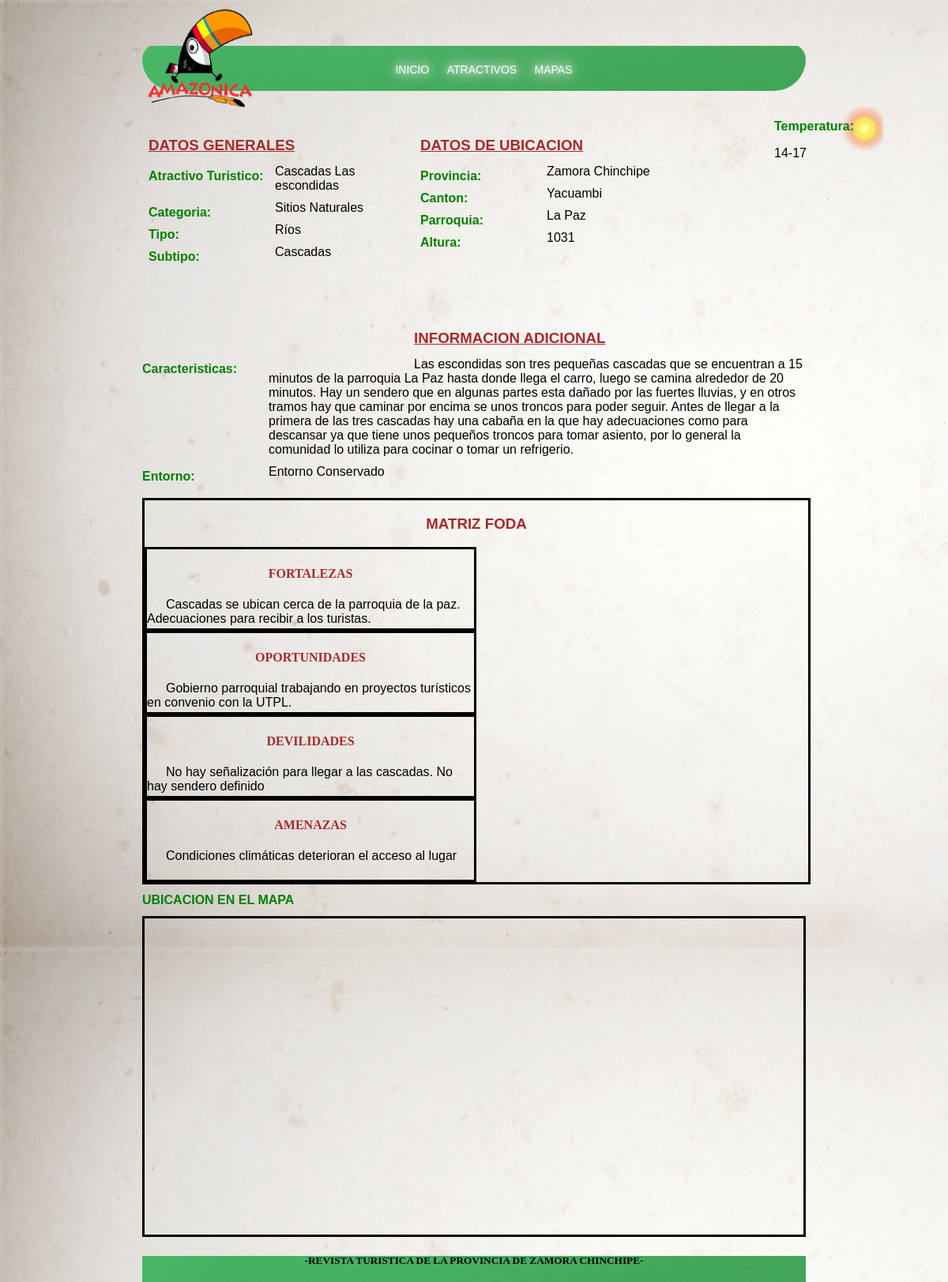
The page /Turismo/includes/detellatractivo.php?id=1 on the database its author committed.
### tables this page shows
CREATE TABLE IF NOT EXISTS `Atractivo_Turistico` (
  `ID_Atractivo_Turistico` int(11) NOT NULL AUTO_INCREMENT,
  `Atractivo_Nombre` varchar(150) NOT NULL,
  `Atractivo_lat` varchar(50) DEFAULT NULL,
  `Atractivo_log` varchar(50) DEFAULT NULL,
  `Atractivo_Altura` int(10) DEFAULT NULL,
  `Atractivo_Temperatura` varchar(10) DEFAULT NULL,
  `Atractivo_Pluviometrica` varchar(100) DEFAULT NULL,
  `Atractivo_Caracteristicas` text,
  `Atractivo_Fortalezas` text,
  `Atractivo_Debilidades` text,
  `Atractivo_Ventajas` text,
  `Atractivo_Amenazas` text,
  `Calle` varchar(200) DEFAULT NULL,
  `Numero` int(11) DEFAULT NULL,
  `Transversal` varchar(200) DEFAULT NULL,
  `Conservacion_Usos` text,
  `Concervacion_Estado` varchar(50) DEFAULT NULL,
  `Estado_Conser_Causas` text,
  `Entorno_Estado` text,
  `Esta_Entor_Causas` text,
  PRIMARY KEY (`ID_Atractivo_Turistico`)
);

CREATE TABLE IF NOT EXISTS `Atractivo_Categoria` (
  `ID_Atractivo_Categoria` int(10) NOT NULL AUTO_INCREMENT,
  `A_Categoria` mediumtext,
  `Detalle_A_Categoria` varchar(150) DEFAULT NULL,
  PRIMARY KEY (`ID_Atractivo_Categoria`)
);

CREATE TABLE IF NOT EXISTS `Atractivo_Tipo` (
  `ID_Atrat_tipo` int(10) NOT NULL AUTO_INCREMENT,
  `ID_Atractivo_Categoria` int(10) DEFAULT NULL,
  `Categoria_Tipo` varchar(100) DEFAULT NULL,
  `Descripcion_cat_tipo` varchar(150) DEFAULT NULL,
  PRIMARY KEY (`ID_Atrat_tipo`),
  KEY `FK_Reference_33` (`ID_Atractivo_Categoria`)
);

CREATE TABLE IF NOT EXISTS `Atractivo_Subtipo` (
  `ID_Atractivo_Subtipo` int(10) NOT NULL AUTO_INCREMENT,
  `ID_Atrat_tipo` int(10) DEFAULT NULL,
  `A_Subtipo` varchar(50) DEFAULT NULL,
  `Detalle_A_Subtipo` varchar(100) DEFAULT NULL,
  PRIMARY KEY (`ID_Atractivo_Subtipo`),
  KEY `FK_Reference_34` (`ID_Atrat_tipo`)
);

CREATE TABLE IF NOT EXISTS `Provincia` (
  `ID_Provincia` int(11) NOT NULL,
  `Provincia_Nombre` varchar(100) DEFAULT NULL,
  PRIMARY KEY (`ID_Provincia`)
);

CREATE TABLE IF NOT EXISTS `Canton` (
  `ID_canton` int(11) NOT NULL,
  `Pro_ID_Provincia` int(11) DEFAULT NULL,
  `Canton_Nombre` varchar(150) DEFAULT NULL,
  PRIMARY KEY (`ID_canton`),
  KEY `FK_Reference_7` (`Pro_ID_Provincia`)
);

CREATE TABLE IF NOT EXISTS `Parroquia` (
  `ID_canton` int(11) NOT NULL,
  `ID_Parroquia` int(11) NOT NULL,
  `Parroquia_Nombre` varchar(200) DEFAULT NULL,
  PRIMARY KEY (`ID_Parroquia`),
  KEY `FK_Reference_8` (`ID_canton`)
);

### Turismo/dll/mysql.php (called while the page is built, shortened)
<?php
class DB_mysql
{
	var $servidor;
	var $usuario;
	var $clave;
	var $conexion_id=0;
	var $consulta_id=0;
	function conectar( $dbhost, $dbuser, $dbpass, $dbname){
		if ($dbhost != "") $this -> servidor=$dbhost;
		if ($dbuser != "") $this -> usuario=$dbuser;
		$this ->conexion_id = mysql_connect($this->servidor, $this->usuario, $this->clave);
		return $this->conexion_id;
	}
	function consulta($SQL){
		$this->consulta_id=mysql_query($SQL, $this ->conexion_id);
		return $this->consulta_id;
	}
	function numero_de_campos(){
		return mysql_num_fields($this->consulta_id);
	}
function consulta_lista(){
	while ( $row = mysql_fetch_array($this->consulta_id)) {
		for ($i=0; $i < $this->numero_de_campos() ; $i++) {
			$row[$i];
		}
		return $row;
	}
}
}
?>

### Turismo/includes/detellatractivo.php (the view, shortened to what this page needs)
<?php
include("../dll/config.php");
include("../dll/mysql.php");
?>
<!DOCTYPE html>
<html lang="es">
<head>
    <link href="../css/detellatractivo.css" rel="stylesheet" type="text/css" media="all" />
</head>
<body>
<NAV >
	<section id = "logo">
	<a href="index.php">	<img  src="../images/loro.png" alt="LOGO" /></a>
	</section>
	<section id = "menu_principal">
		<ul>
            <li><a href="../index.php">INICIO</a></li>
            <li><a href="atractivos.php">ATRACTIVOS</a></li>
            <li><a href="mapa.php">MAPAS</a></li>
        </ul>
	</section>
</NAV>
<section id = "contenedor">
<?php
extract($_GET);
$miconexion = new DB_mysql;
$miconexion->conectar( $dbhost, $dbuser, $dbpass, $dbname);
$query= "SELECT aa.`Atractivo_Nombre`,aa.`Atractivo_lat`,aa.`Atractivo_log`,aa.`Atractivo_Altura`,aa.`Atractivo_Temperatura`,
                  aa.`Atractivo_Caracteristicas`,aa.`Atractivo_Fortalezas`,aa.`Atractivo_Debilidades`,aa.`Atractivo_Ventajas`,
                  aa.`Atractivo_Amenazas`,ca.`Canton_Nombre`,pa.`Parroquia_Nombre`,aa.`Entorno_Estado`,po.`Provincia_Nombre`,cc.`A_Categoria`,
                  dd.`Categoria_Tipo`,ee.`A_Subtipo`
                   FROM `Atractivo_Turistico` aa,`Atractivo_Categoria` cc, `Atractivo_Tipo`dd, `Atractivo_Subtipo`ee, `Canton` ca,`Parroquia` pa,
                        `Provincia` po,`Atractivo_Detalle` ad, `Atractivo_Ubicacion` au
                  WHERE aa.`ID_Atractivo_Turistico`=$id and  ad.`ID_Atractivo_Turistico`=$id and cc.`ID_Atractivo_Categoria`= ad.`ID_Atractivo_Categoria`
                        and ad.`ID_Atrat_tipo` = dd.`ID_Atrat_tipo`and ee.`ID_Atractivo_Subtipo`= ad.`ID_Atractivo_Subtipo` and au.`ID_Atractivo_Turistico`=$id and
                        au.`ID_canton` = ca.`ID_canton` and au.`ID_Parroquia` = pa.`ID_Parroquia` and au.`ID_Provincia` = po.`ID_Provincia`;";
$miconexion->consulta($query);
$lista_res=$miconexion->consulta_lista();
?>
	<section id = "datos_generales">
             <H3>DATOS GENERALES</H3>
             <h1>Atractivo Turistico: </h1> <p><?php echo $lista_res[0]; ?></p>
             <h1>Categoria: </h1> <p> <?php echo $lista_res[14]; ?></p>
             <h1>Tipo: </h1>      <p> <?php echo $lista_res[15]; ?></p>
             <h1>Subtipo: </h1>	  <p> <?php echo $lista_res[16]; ?></p>
    </section>
    <section id = "ubicacion">
             <H3>DATOS DE UBICACION</H3>
             <h1>Provincia: </h1> <p> <?php echo $lista_res[13]; ?></p>
             <h1>Canton: </h1>    <p> <?php echo $lista_res[10]; ?></p>
             <h1>Parroquia: </h1> <p> <?php echo $lista_res[11]; ?></p>
             <h1>Altura: </h1>	  <p> <?php echo $lista_res[3]; ?></p>
    </section>
    <section id="temperatura">
             <h1>Temperatura: </h1> <p1>  <?php echo $lista_res[4]; ?></p1>
	</section>
	<section id = "caracteristicas">
             <H3>INFORMACION ADICIONAL</H3>
	         <h1>Caracteristicas: </h1> <p>  <?php echo $lista_res[5]; ?></p>
             <h1>Entorno: </h1> <p>  <?php echo $lista_res[12]; ?></p>
	</section>
	<section id = "foda">
        <H3>MATRIZ FODA</H3>
		<article id = "fortalezas">
			  <h1>FORTALEZAS</h1> <p2>  <?php echo $lista_res[6]; ?></p2>
		</article>
		<article id = "oportunidades">
			  <h1>OPORTUNIDADES</h1> <p2>  <?php echo $lista_res[8]; ?></p2>
		</article>
		<article id = "devilidades">
			  <h1>DEVILIDADES</h1> <p2>  <?php echo $lista_res[7]; ?></p2>
		</article>
		<article id = "amenazas">
			  <h1>AMENAZAS</h1> <p2>  <?php echo $lista_res[9]; ?></p2>
		</article>
	</section>
</section>
<H1> UBICACION EN EL MAPA  </H1>
<section id = "map-canvas">
</section>
<footer>
	<h5>-REVISTA TURISTICA DE LA PROVINCIA DE ZAMORA CHINCHIPE-</h5>
</footer>
</body>
</html>

### Turismo/css/detellatractivo.css (style rules this page uses)
body { width: 70%; height: 100%; margin:0 auto; background-image: url("../img/fondop.jpg"); font-family: Arial,Helvetica,sans-serif; }
#logo { margin-top: 0.5em; margin-left:0.2em; width: 30%; }
#menu_principal { background-image: url("../images/menu.png"); background-repeat:repeat-x; margin-top: -5.1em; padding-bottom: 0.1em; padding-top: 0.1em; border-radius: 45px 45px 95px 95px; text-shadow: 0 0 10px white, 0 0 20px white, 0 0 30px white, 0 0 40px white, 0 0 70px white, 0 0 80px white, 0 0 100px white, 0 0 150px white; }
#menu_principal li { display:inline-block; list-style:none; margin-top: 6px; font-size: 14px; }
#menu_principal ul { text-align: center; margin-left: -15px; }
#menu_principal a { padding-right: 9px; padding-left: 9px; list-style:none; color: white; text-decoration:none; }
h1 { font-size: 1em; color: green; }
h3 { text-decoration: underline; color: brown; }
#contenedor { margin-top: 2.5em; }
#contenedor p { font-size: 1em; margin-left: 10em; margin-top: -2.5em; }
#datos_generales { padding-left: 0.5em; width: 40%; height: 300px; float: left; }
#ubicacion { padding-left: 0.5em; width:40%; height: 300px; display: inline-block; }
#temperatura { margin-top: -20em; margin-left: 50em; width: 20%; height: 60px; display: inline-block; background-image: url("../images/clima.png"); }
#caracteristicas { margin-top: -3.5em; width: 100%; }
#foda { margin-top: 0.5em; width: 100%; border-style: solid; display: inline-block; }
#foda h3 { text-decoration: none; text-align: center; }
#foda article { float: left; width: 49.3%; height: 100px; border-style: solid; }
#foda article h1 { color: brown; text-align: center; font-family: cursive; }
#foda article p2 { margin-left: 1.5em; font-size: 1em; }
#map-canvas { height: 50%; margin: 0px; padding: 0px; border-style: solid; }
footer { font-family: cursive; margin-top: 0.5em; width: 100%; height: 35px; background-image: url("../images/menu.png"); text-align: center; }

### rows shown on the page
atractivo_turistico: Atractivo_Nombre "Cascadas Las escondidas", atractivo_categoria.A_Categoria "Sitios Naturales", atractivo_tipo.Categoria_Tipo "Ríos", atractivo_subtipo.A_Subtipo "Cascadas", provincia.Provincia_Nombre "Zamora Chinchipe", canton.Canton_Nombre "Yacuambi", parroquia.Parroquia_Nombre "La Paz", Atractivo_Altura "1031", Atractivo_Temperatura "14-17", Atractivo_Caracteristicas "Las escondidas son tres pequeñas cascadas que se encuentran a 15 minutos de la parroquia La Paz hasta donde llega el carro, luego se camina alrededor de 20 minutos. Hay un sendero que en algunas partes esta dañado por las fuertes lluvias, y en otros tramos hay que caminar por encima se unos troncos para poder seguir. Antes de llegar a la primera de las tres cascadas hay una cabaña en la que hay adecuaciones como para descansar ya que tiene unos pequeños troncos para tomar asiento, por lo general la comunidad lo utiliza para cocinar o tomar un refrigerio.", Entorno_Estado "Entorno Conservado", Atractivo_Fortalezas "Cascadas se ubican cerca de la parroquia de la paz. Adecuaciones para recibir a los turistas.", Atractivo_Ventajas "Gobierno parroquial trabajando en proyectos turísticos en convenio con la UTPL.", Atractivo_Debilidades "No hay señalización para llegar a las cascadas. No hay sendero definido", Atractivo_Amenazas "Condiciones climáticas deterioran el acceso al lugar"
